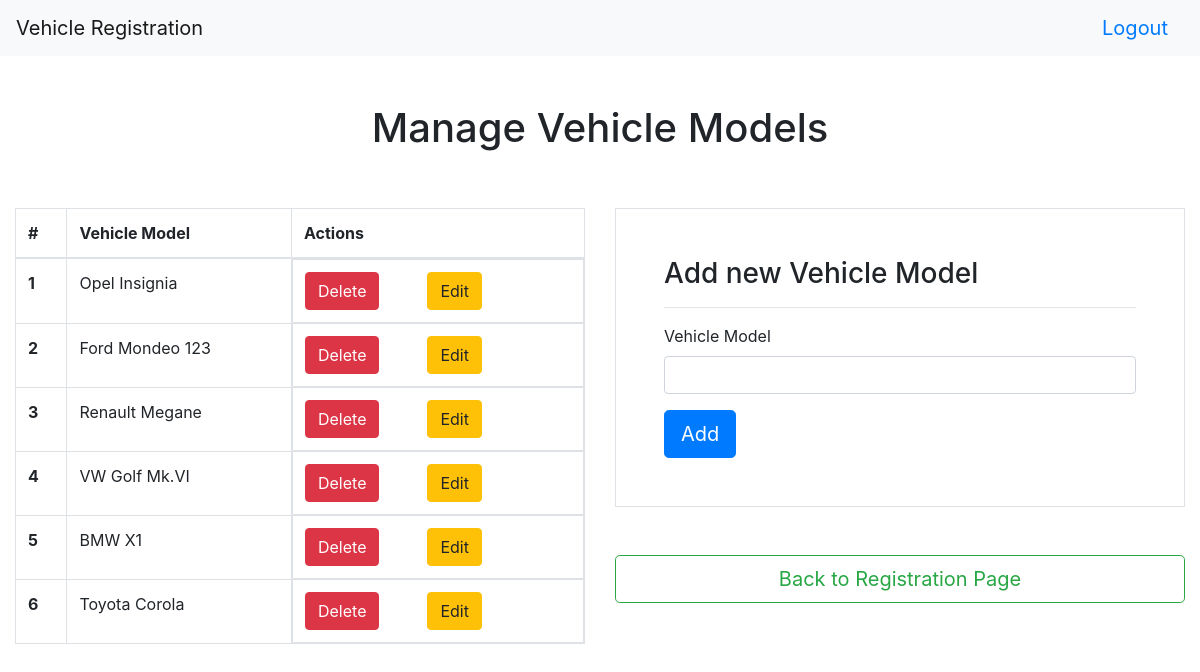
Screenshot of /manageModels.php (signed in) with the database file from the repository.
### tables this page shows
CREATE TABLE `vehicle_models` (
  `id` int(10) UNSIGNED NOT NULL,
  `vehicle_model` varchar(32) DEFAULT NULL
);

### classes/Db.php (called while the page is built, shortened)
<?php
class Db
{
    private $host = 'localhost';
    private $user = 'root';
    private $pwd = '';
    private $dbName = 'registration';
    private $options = [PDO::ATTR_DEFAULT_FETCH_MODE, PDO::FETCH_ASSOC];
    public function openConnection()
    {
        try {
            $dsn = 'mysql:host=' . $this->host . ';dbname=' . $this->dbName;
            $connection = $this->con = new PDO($dsn, $this->user, $this->pwd, $this->options);
            return $connection;
        } catch (PDOException $e) {
            Functions::setSessionMessage('There is a problem with the connection . $e', 'success');
            Functions::redirect('index.php');
        }
    }
    public function executeQuery($query, $data = null, $fetchMode = 1)
    {
        $stmt = $this->openConnection()->prepare($query);
        if ($data == null) {
            $row = $stmt->execute();
        }
        if ($fetchMode == 1) {
            $row = $stmt->fetchAll(PDO::FETCH_ASSOC);
            return $row;
        }
    }
    public function select($table, $row = "*", $join = null, $where = null)
    {
        $query = 'SELECT ' . $row . ' FROM ' . $table;
        return $query;
    }
}

### manageModels.php (the view, shortened to what this page needs)
<?php
require_once __DIR__ . "/classes/Db.php";
require_once __DIR__ . "/partials/menu.php";
$database = new Db;
$query = $database->select('vehicle_models');
$models = $database->executeQuery($query);
?>
<div class="container-fluid mt-5">
    <div class="row">
        <div class="col text-center mb-5">
            <h1>Manage Vehicle Models</h1>
        </div>
    </div>
    <div class="row">
        <div class="col-6">
            <table class="table table-bordered ">
                <thead>
                    <tr>
                        <th scope="col">#</th>
                        <th scope="col">Vehicle Model</th>
                        <th scope="col">Actions</th>
                    </tr>
                </thead>
                <tbody>
                    <?php
                    $row = 1;
                    foreach ($models as $vehicleModel) { ?>
                        <tr>
                            <th scope="row"><?= $row ?></th>
                            <td><?= $vehicleModel['vehicle_model']  ?></td>
                            <td class="d-flex">
                                <form action="deleteVehicle.php" method="POST">
                                    <button type="submit" class="btn btn-danger mr-5">Delete</button>
                                </form>
                                <form action="editModelForm.php" method="POST">
                                    <button type="submit" class="btn btn-warning">Edit</button>
                                </form>
                            </td>
                            <?php $row++ ?>
                        <?php } ?>
                        </tr>
                </tbody>
            </table>
        </div>
        <div class="col-6">
            <form class="p-5 border" method="POST" action="addVehicleModel.php">
                <div class="form-group">
                    <h3>Add new Vehicle Model</h3>
                    <hr>
                </div>
                <div class="form-group">
                    <label for="model">Vehicle Model</label>
                    <input type="text" class="form-control" id="model" name="model">
                </div>
                <button type="submit" class="btn btn-primary btn-lg">Add</button>
            </form>
            <div class="row mt-5">
                <div class="col">
                    <a href="vehicle-registration.php" class="btn btn-outline-success btn-block btn-lg">Back to Registration Page</a>
                </div>
            </div>
        </div>
    </div>
</div>

### rows the page displays
vehicle_models: vehicle_model "Opel Insignia"
vehicle_models: vehicle_model "Ford Mondeo 123"
vehicle_models: vehicle_model "Renault Megane"
vehicle_models: vehicle_model "VW Golf Mk.VI"
vehicle_models: vehicle_model "BMW X1"
vehicle_models: vehicle_model "Toyota Corola"
